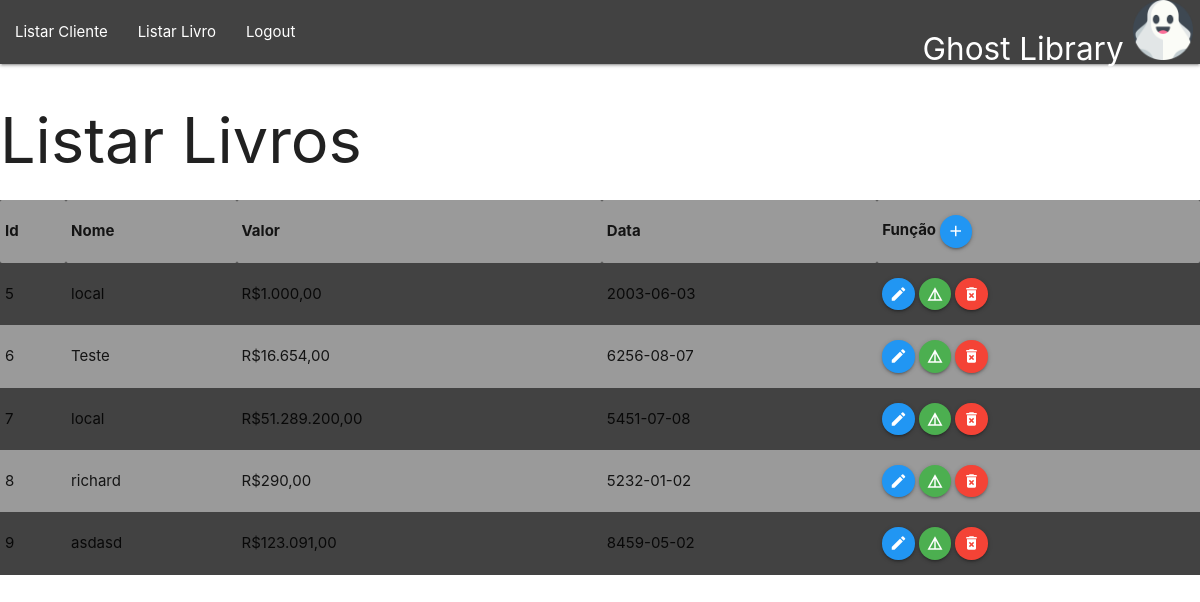
Screenshot of /view/livro/lst2livros.php (signed in) with the database file from the repository.
### tables this page shows
CREATE TABLE `livro` (
  `id` int(11) NOT NULL,
  `nome` varchar(50) NOT NULL,
  `valor` float NOT NULL,
  `data` date NOT NULL
);

### DAL/dalLivro.php (called while the page is built, shortened)
<?php
include 'C:\xampp\htdocs\servicos\MODEL\livro.php';
class dalLivro{
    public function Select(){
        $con = Conexao::conectar();
        $sql = "select * from livro;";
        $result = $con->query($sql);
        foreach ($result as $linha){
            $livro = new \MODEL\Livro();
            $livro->setId($linha['id']);
            $livro->setNome($linha['nome']);
            $livro->setData($linha['data']);
            $livro->setValor($linha['valor']);
            $lstLivro[] = $livro;
        }
        return $lstLivro;
    }
}
?>

### MODEL/livro.php (called while the page is built, shortened)
<?php
class Livro{
    private ?int $id;
    private ?string $nome;
    private ?float $valor;
    private ?string $data;
     public function getId(){
return $this->id;
     }
     public function setId(int $id){
        $this->id=$id;
     }
             public function getNome(){
return $this->nome;
     }
     public function setNome(string $nome){
        $this->nome=$nome;
     }
          public function getValor(){
return $this->valor;
     }
   public function setValor(float $valor){
      $this->valor=$valor;
   }
     public function getData(){
return $this->data;
     }
     public function setData(string $data){
        $this->data=$data;
     }
    }
?>

### View/livro/lst2livros.php (the view, shortened to what this page needs)
<?php
include '../../DAL/daLlivro.php';
$dal = new \dal\dalLivro();
$lstLivro = $dal->Select();
?>
<!DOCTYPE html>
<html lang="pt-br">
<head>
    <link rel="stylesheet" href="https://cdnjs.cloudflare.com/ajax/libs/materialize/1.0.0/css/materialize.min.css">
    <link rel="stylesheet" href="https://cdnjs.cloudflare.com/ajax/libs/materialize/1.0.0/css/materialize.min.css">
</head>
<?php  include_once 'C:\xampp\htdocs\servicos\menu.php' ?>
<body>
    <h1>Listar Livros</h1>
    <table class="striped grey darken-3">
        <tr>
            <th>Id</th>
            <th>Nome</th>
            <th>Valor</th>
            <th>Data</th>
            <th>Função
                <a class="btn-floating btn-small waves-effect waves-light blue" onclick="JavaScript:location.href='insLivro.php'"><i class="material-icons">add</i></a>
            </th>
        </tr>
        <?php
        foreach ($lstLivro as $livro) {
        ?>
            <tr>
                <td><?php echo $livro->getId(); ?></td>
                <td><?php echo $livro->getNome(); ?></td>
                <td><?php echo "R$" . number_format($livro->getValor(), 2, ",", "."); ?></td>
                <td><?php echo $livro->getData(); ?></td>
                <td>
                    <a class="btn-floating btn-small waves-effect waves-light blue" onclick="JavaScript:location.href='edtLivros.php?id=' +<?php echo $livro->getId(); ?>"><i class="material-icons">edit</i></a>
                    <a class="btn-floating btn-small waves-effect waves-light green" onclick="JavaScript:location.href='detlivro.php?id=' +<?php echo $livro->getId(); ?>"><i class="material-icons">details</i></a>
                    <a class="btn-floating btn-small waves-effect waves-light red" onclick="JavaScript:remover(<?php echo $livro->getId(); ?>)"><i class="material-icons">delete_forever</i></a>
                </td>
            </tr>
        <?php
        }
        ?>
    </table>
</body>
</html>

### rows the page displays
livro: id "5", nome "local", valor "1.000,00", data "2003-06-03"
livro: id "6", nome "Teste", valor "16.654,00", data "6256-08-07"
livro: id "7", nome "local", valor "51.289.200,00", data "5451-07-08"
livro: id "8", nome "richard", valor "290,00", data "5232-01-02"
livro: id "9", nome "asdasd", valor "123.091,00", data "8459-05-02"
